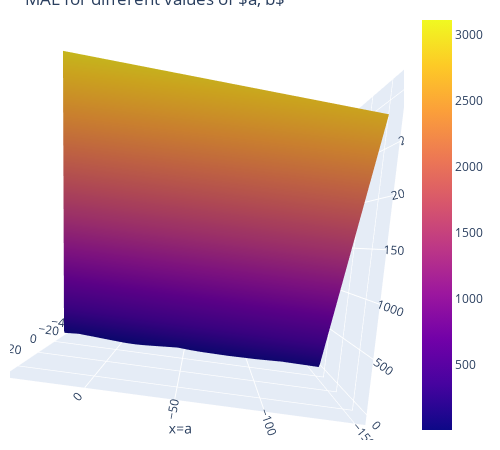

The notebook cell this image was saved under:
### Code cell
# just run this cell
import itertools
import plotly.graph_objects as go

data_linear = boba_df

def mAe_linear(a, b, data_linear):
    data_x, data_y = data_linear.iloc[:,0], data_linear.iloc[:,1] # brittle
    return np.mean(np.array([np.abs(y - (a+b*x)) for x, y in zip(data_x, data_y)]), axis=0)

a_values = np.linspace(-20, 20, 80)
b_values = np.linspace(-50, 50, 80)
mAe_values = [mAe_linear(a, b, data_linear) \
              for a, b in itertools.product(a_values, b_values)]
mAe_values = np.reshape(mAe_values, (len(a_values), len(b_values)), order='F')

# optimal point
fig_lin_mae = go.Figure(data=[go.Surface(x=a_values, y=b_values, z=mAe_values,name='z=loss')])

fig_lin_mae.update_layout(
    title=r'MAE for different values of $a, b$',
    autosize=False,
    scene = dict(
                    xaxis_title='x=a',
                    yaxis_title='y=b',
                    zaxis_title='z=MAE'),
                    width=500,
                    margin=dict(r=20, b=10, l=10, t=10))
fig_lin_mae.show()

### Figure 1 — Plotly figure (JSON) as saved in the notebook; plotly's stock layout.template omitted (floating-point values rounded to 4 significant figures; data arrays with more than 128 entries replaced by an {"elided": "..."} marker saying what was removed)
{"data": [{"name": "z=loss", "type": "surface", "x": [-150, -147.6, -145.2, -142.8, -140.4, -138.0, -135.6, -133.2, -130.8, -128.4, -125.9, -123.5, -121.1, -118.7, -116.3, -113.9, -111.5, -109.1, -106.7, -104.3, -101.9, -99.49, -97.09, -94.68, -92.28, -89.87, -87.47, -85.06, -82.66, -80.25, -77.85, -75.44, -73.04, -70.63, -68.23, -65.82, -63.42, -61.01, -58.61, -56.2, -53.8, -51.39, -48.99, -46.58, -44.18, -41.77, -39.37, -36.96, -34.56, -32.15, -29.75, -27.34, -24.94, -22.53, -20.13, -17.72, -15.32, -12.91, -10.51, -8.101, -5.696, -3.291, -0.8861, 1.519, 3.924, 6.329, 8.734, 11.14, 13.54, 15.95, 18.35, 20.76, 23.16, 25.57, 27.97, 30.38, 32.78, 35.19, 37.59, 40], "y": [-50, -48.73, -47.47, -46.2, -44.94, -43.67, -42.41, -41.14, -39.87, -38.61, -37.34, -36.08, -34.81, -33.54, -32.28, -31.01, -29.75, -28.48, -27.22, -25.95, -24.68, -23.42, -22.15, -20.89, -19.62, -18.35, -17.09, -15.82, -14.56, -13.29, -12.03, -10.76, -9.494, -8.228, -6.962, -5.696, -4.43, -3.165, -1.899, -0.6329, 0.6329, 1.899, 3.165, 4.43, 5.696, 6.962, 8.228, 9.494, 10.76, 12.03, 13.29, 14.56, 15.82, 17.09, 18.35, 19.62, 20.89, 22.15, 23.42, 24.68, 25.95, 27.22, 28.48, 29.75, 31.01, 32.28, 33.54, 34.81, 36.08, 37.34, 38.61, 39.87, 41.14, 42.41, 43.67, 44.94, 46.2, 47.47, 48.73, 50], "z": {"elided": "80x80 float values"}}], "layout": {"autosize": false, "height": 450, "margin": {"b": 10, "l": 10, "r": 20, "t": 10}, "scene": {"aspectmode": "auto", "aspectratio": {"x": 1, "y": 1, "z": 1}, "camera": {"center": {"x": 0, "y": 0, "z": 0}, "eye": {"x": -0.0002531, "y": 1.931, "z": -0.0604}, "projection": {"type": "perspective"}, "up": {"x": 0.1301, "y": -0.1149, "z": 0.9848}}, "xaxis": {"title": {"text": "x=a"}, "type": "linear"}, "yaxis": {"title": {"text": "y=b"}, "type": "linear"}, "zaxis": {"title": {"text": "z=MAE"}, "type": "linear"}}, "title": {"text": "MAE for different values of $a, b$"}, "width": 500}}
